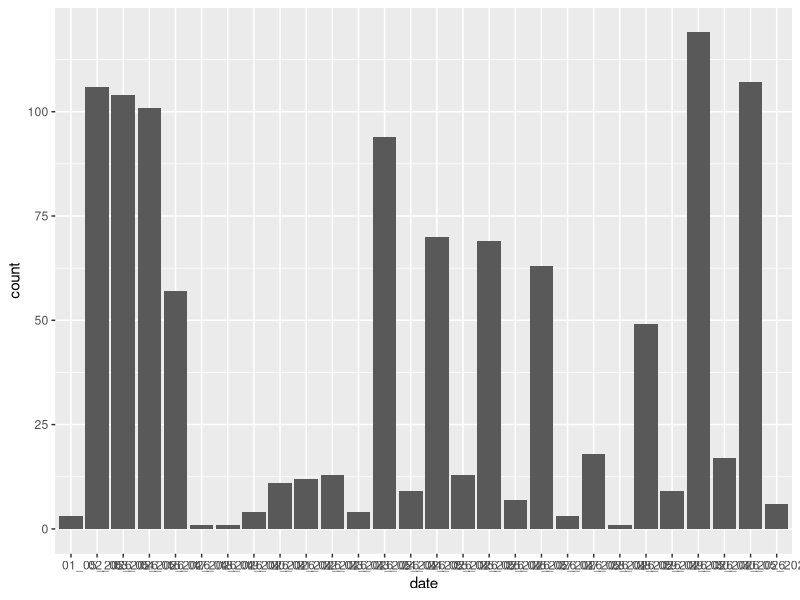
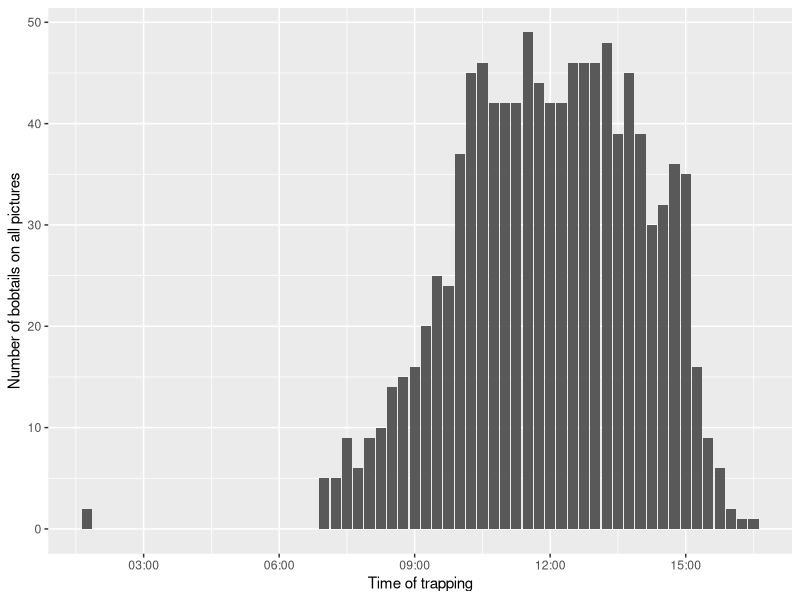
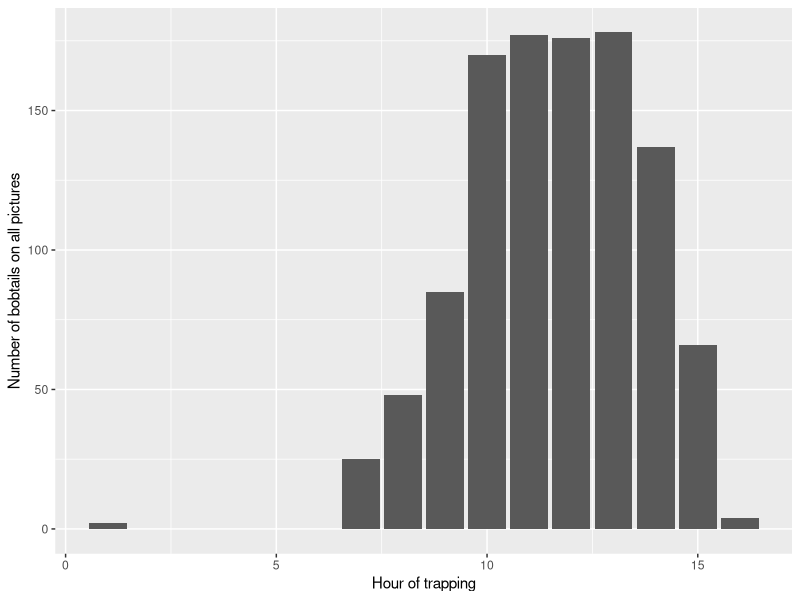
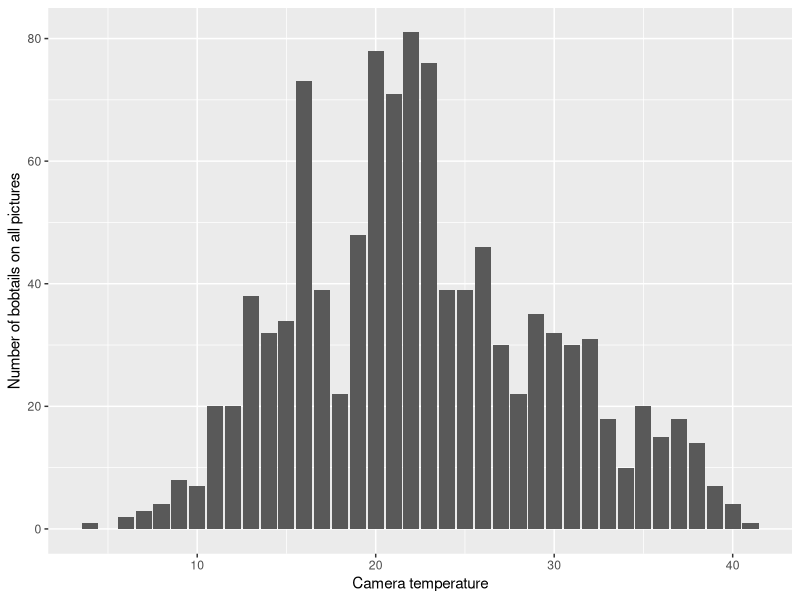
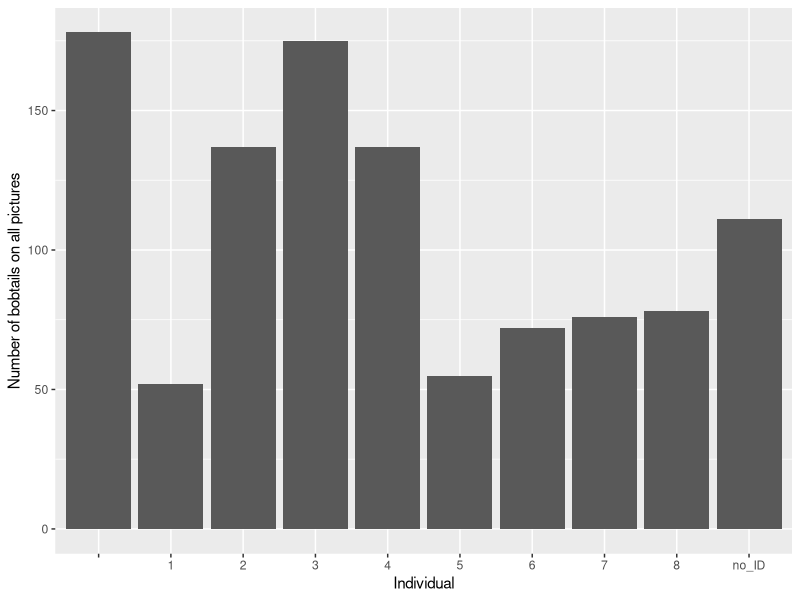
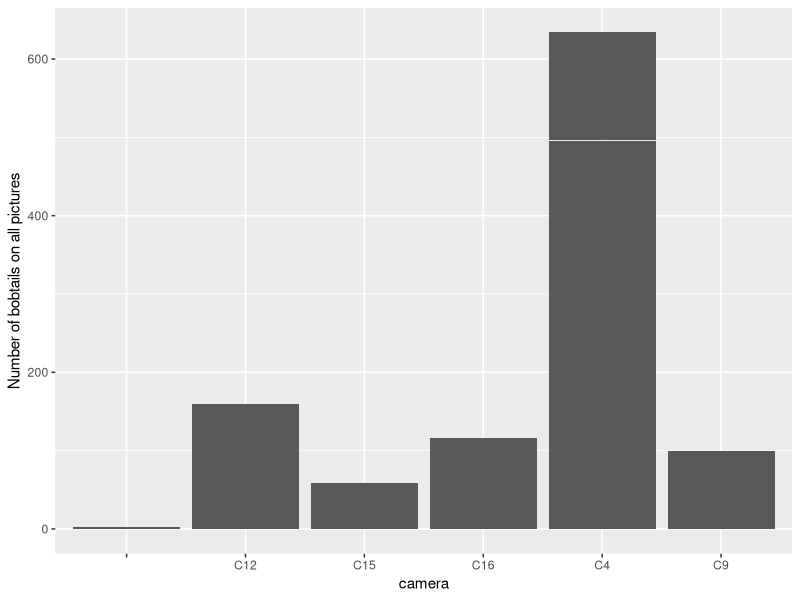
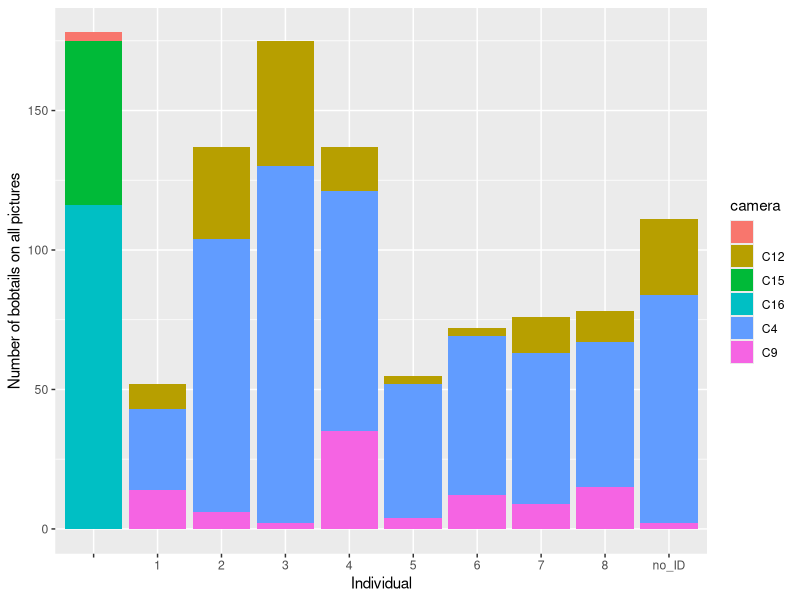

These figures' R source, in order: (Note: this script raises an error after producing the figures.)
## ---- chunk 1
knitr::opts_chunk$set(echo = TRUE)
## ---- chunk 2

library(dplyr)
library(ggplot2)
library(lubridate)
## ---- chunk 3

data_bob = read.csv("metadata2.csv", sep =";", header = TRUE)


## ---- chunk 4

# create a column with "1" everywhere to be able to sum le lines 
data_bob$count = 1 

# plot
ggplot(data_bob, aes(x = date, y = count)) +
  geom_col()
## ---- chunk 5

# create a column with "1" everywhere to be able to sum le lines 
data_bob$count = 1 


data_bob$time = as.POSIXct(data_bob$time, format = "%H:%M")
data_bob$hour = hour(data_bob$time)

# plot  
ggplot(data_bob, aes(x = time, y = count)) +
  geom_col() +
  xlab("Time of trapping") +
  ylab("Number of bobtails on all pictures")

# plot  
ggplot(data_bob, aes(x = hour, y = count)) +
  geom_col() +
  xlab("Hour of trapping") +
  ylab("Number of bobtails on all pictures")
## ---- chunk 6

# create a column with "1" everywhere to be able to sum le lines 
data_bob$count = 1 

# plot  
ggplot(data_bob, aes(x = temperature, y = count)) +
  geom_col() +
  xlab("Camera temperature") +
  ylab("Number of bobtails on all pictures")

## ---- chunk 7

# create a column with "1" everywhere to be able to sum le lines 
data_bob$count = 1 

# plot  
ggplot(data_bob, aes(x = individual, y = count)) +
  geom_col() +
  xlab("Individual") +
  ylab("Number of bobtails on all pictures")

## ---- chunk 8

# create a column with "1" everywhere to be able to sum le lines 
data_bob$count = 1 

# plot  
ggplot(data_bob, aes(x = camera, y = count)) +
  geom_col() +
  xlab("camera") +
  ylab("Number of bobtails on all pictures")

## ---- chunk 9

# create a column with "1" everywhere to be able to sum le lines 
data_bob$count = 1 

ggplot(data_bob, aes(x = individual, y = count, fill = camera)) +
  geom_col() +
  xlab("Individual") +
  ylab("Number of bobtails on all pictures")
## ---- chunk 10

# create a column with "1" everywhere to be able to sum le lines 
data_bob$count = 1 

# plot 
ggplot(data_bob, aes(x = max_temp_atmo, y = count)) +
  geom_col() +
  xlab("Max air temperatures each day") +
  ylab("Number of bobtails on all pictures")
